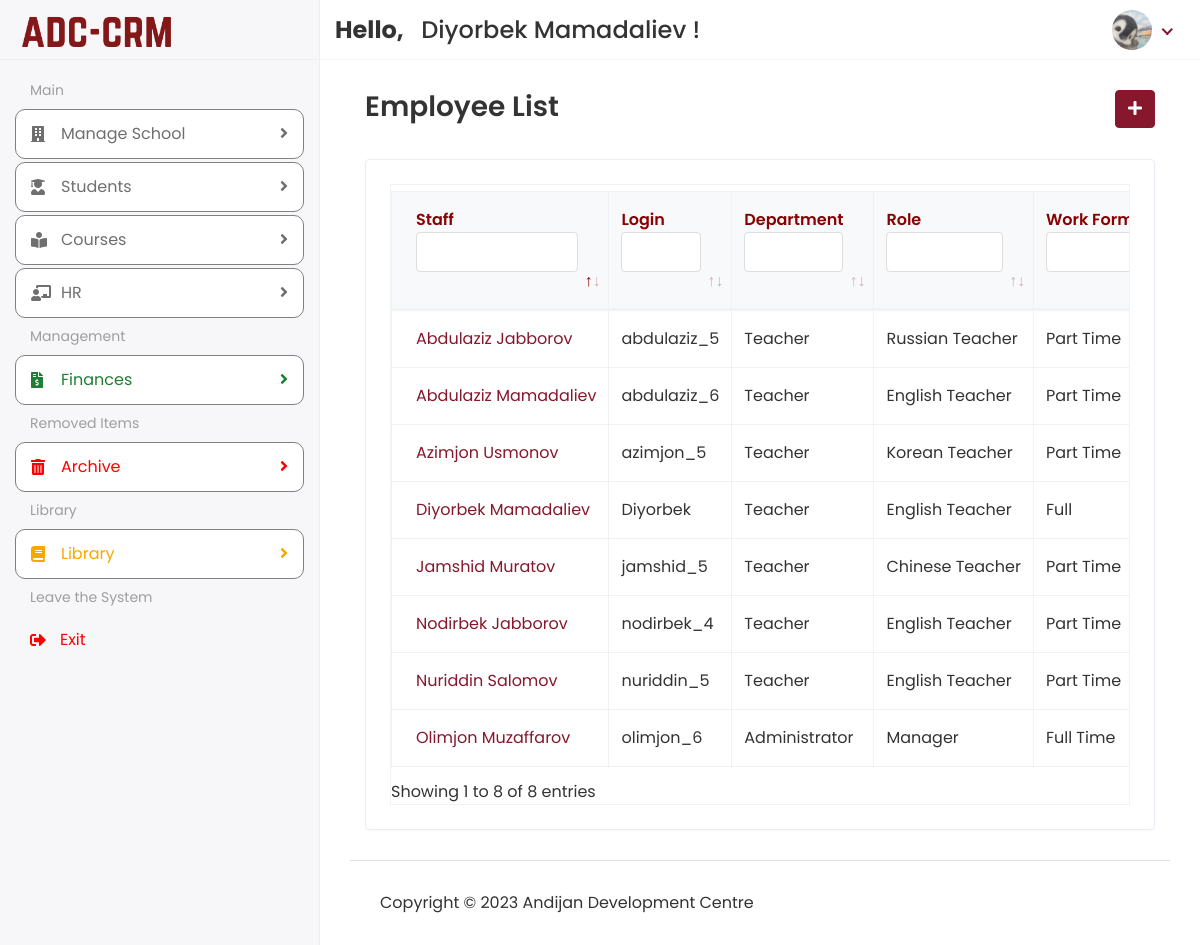
Page /Hod/Staff/View (signed in) on the committed database.
### app/models.py (models this page shows, shortened)
class customUser(AbstractUser):
    USER = (
        (1, 'HOD'),
        (3, 'STUDENT'),
    )
    user_type = models.CharField(choices=USER, max_length=50, default=1)
    profile_pic = models.ImageField(upload_to='media/profile_pic',blank=True, null=True)

class Staff(models.Model):
    admin = models.OneToOneField(customUser, on_delete=models.CASCADE)
    department = models.CharField(max_length=50)
    role = models.CharField(max_length=100)
    fines = models.CharField(max_length=30, blank=True, null=True)
    bonus = models.CharField(max_length=30, blank=True, null=True)
    tax = models.CharField(max_length=30, blank=True, null=True)
    salary_type = models.CharField(max_length=30)
    branch = models.ForeignKey('Branch', on_delete=models.SET_NULL, blank=True, null=True)
    work_format = models.CharField(max_length=30)
    salary_amount = models.CharField(max_length=30)
    birth_date = models.DateTimeField(blank=True, null=True)
    status = models.CharField(max_length=20, blank=True, null=True)
    address = models.TextField(max_length=150, blank=True, null=True)
    mobile = models.CharField(max_length=20, blank=True, null=True)
    mobiletwo = models.CharField(max_length=20, blank=True, null=True)
    created_date = models.DateTimeField(auto_now_add=True)
    updated_date = models.DateTimeField(auto_now_add=True)

### ADC_school_project/Hod_Views.py (the view)
# urls.py: path('Hod/Staff/View', Hod_Views.VIEW_STAFF, name="view_staff"),
@login_required(login_url='/')
def VIEW_STAFF(request):
    staff = Staff.objects.exclude(status='Archived')
    context = {
        'staff': staff,
    }
    return render(request, 'Hod/view_staff.html', context)

### templates/Hod/view_staff.html (shortened to what this page needs)
{% extends 'base.html' %}
{% block content %}
    <div class="content container-fluid">
               <div class="page-header">
                  <div class="row align-items-center">
                     <div class="col">
                        <h3 class="page-title">Employee List</h3>
                     </div>
                     <div class="col-auto text-right float-right ml-auto">
                        <a href="{% url 'add_staff' %}" class="btn btn-primary"><i class="fas fa-plus"></i></a>
                     </div>
                  </div>
               </div>
               <div class="row">
                  <div class="col-sm-12">
                     <div class="card card-table">
                        <div class="card-body">
                           <div class="table-responsive table-bordered table-hover">
                              <table class="data-table table">
                                    <thead class="thead-light">
                                        <tr>
                                            <th style="color: darkred">Staff</th>
                                            <th style="color: darkred">Login</th>
                                            <th style="color: darkred">Department</th>
                                            <th style="color: darkred">Role</th>
                                            <th style="color: darkred">Work Format</th>
                                        </tr>
                                    </thead>
                                    <tbody>
                                        {% for i in staff %}
                                        <tr>
                                            <td>
                                                    <a href="{% url 'edit_staff' i.id %}">{{ i.admin.first_name }}&nbsp;{{ i.admin.last_name }}</a>
                                            </td>
                                            <td>{{ i.admin.username }}</td>
                                            <td>{{ i.department }}</td>
                                            <td>{{ i.role }}</td>
                                            <td>{{ i.work_format }}</td>
                                        </tr>
                                        {% endfor %}
                                    </tbody>
                                </table>
                           </div>
                        </div>
                     </div>
                  </div>
               </div>
            </div>
{% endblock %}

### templates/includes/header.html (shortened to what this page needs)
{% load static %}
<div class="header">
            <div class="header-left">
               <a href="{% url 'hod_home' %}" class="logo">
               <img src="{% static 'assets/img/logo.png' %}" alt="Logo">
               </a>
            </div>
            <div class="top-nav-search mt-3">
                <h4>
                    <strong>
                        Hello,
                    </strong>&nbsp;<span>
                    {{ user.first_name }} {{ user.last_name }}
                </span>!</h4>
            </div>
            <ul class="nav user-menu">
               <li class="nav-item dropdown has-arrow">
                  <a href="#" class="dropdown-toggle nav-link" data-toggle="dropdown">
                      {% if user.profile_pic == "" %}
                          <span class="user-img"><img class="rounded-circle" src="{% static 'assets/img/noimg.png' %}" width="31" alt="Profile_Picture"></span>
                      {% else %}
                  <span class="user-img"><img class="rounded-circle" src="/{{ user.profile_pic }}" width="31" alt="Profile_Picture"></span>
                      {% endif %}
                  </a>
               </li>
            </ul>
         </div>

### static/assets/css/style.css (style rules this page uses)
html { height: 100%; }
body { background-color: #fff; color: #333; font-family: 'Poppins', sans-serif; font-size: 1rem; height: 100%; line-height: 1.5; overflow-x: hidden; }
h1, h2, h3, h4, h5, h6 { font-family: 'Poppins', sans-serif; margin-top: 0; }
a { color: #86172c; }
input, button, a { transition: all 0.4s ease; -moz-transition: all 0.4s ease; -o-transition: all 0.4s ease; -ms-transition: all 0.4s ease; -webkit-transition: all 0.4s ease; }
ul, ol { padding: 0px; list-style: none; }
.table { color: #333; max-width: 100%; margin-bottom: 0; width: 100%; }
.table.dataTable { border-collapse: collapse !important; border: 1px solid rgba(0, 0, 0, 0.05); }
.table thead tr th { font-weight: 600; }
.table tbody tr { border-bottom: 1px solid rgba(0, 0, 0, 0.05); }
.table-bordered { border: 1px solid rgba(0, 0, 0, 0.05) !important; }
.table-bordered th, .table-bordered td { border-color: rgba(0, 0, 0, 0.05); }
.card-table .card-body .table > thead > tr > th { border-top: 0; }
.card-table .card-body .table tr td:first-child, .card-table .card-body .table tr th:first-child { padding-left: 1.5rem; }
.card-table .table td, .card-table .table th { border-top: 1px solid #e2e5e8; padding: 1rem 0.75rem; white-space: nowrap; }
.table .thead-light th { color: #495057; background-color: #f8f9fa; border-color: #eff2f7; }
.table-responsive { display: block; width: 100%; overflow-x: auto; }
.btn-primary { background-color: #86172c; border: 1px solid #86172c; }
.card { border: 1px solid #ececf5; box-shadow: 0 1px 3px 0 rgba(0, 0, 0, 0.03); margin-bottom: 1.875rem; }
.card-body { padding: 1.5rem; }
.header { background-color: #fff; border-bottom: 1px solid #f3f3f4; left: 0; position: fixed; right: 0; top: 0; z-index: 1001; height: 60px; }
.header .header-left { float: left; height: 60px; padding: 0 20px; position: relative; width: 320px; z-index: 1; transition: all 0.2s ease-in-out; background-color: #f7f7fa; border-bottom: 1px solid #efefef; border-right: 1px solid #ececf5; display: flex; align-items: center; }
.header .header-left .logo { display: inline-block; line-height: 60px; }
.header .header-left .logo img { max-height: 40px; width: auto; }
.header .dropdown-toggle:after { display: none; }
.header .has-arrow .dropdown-toggle:after { border-top: 0; border-left: 0; border-bottom: 2px solid #86172c; border-right: 2px solid #86172c; content: ''; height: 8px; display: inline-block; pointer-events: none; -webkit-transform-origin: 66% 66%; -ms-transform-origin: 66% 66%; transform-origin: 66% 66%; -webkit-transform: rotate(45deg); -ms-transform: rotate(45deg); transform: rotate(45deg); -webkit-transition: all 0.15s ease-in-out; transition: all 0.15s ease-in-out; width: 8px; vertical-align: 0px; }
.user-menu { float: right; margin: 0; position: relative; z-index: 99; padding-right: 15px; }
.user-menu.nav > li > a { color: #a0a0a0; font-size: 14px; line-height: 58px; padding: 0 15px; height: 60px; }
.user-img { margin-right: 3px; position: relative; }
.top-nav-search { float: left; margin-left: 15px; }
.page-header { margin-bottom: 1.875rem; }
.page-title { font-size: 28px; font-weight: 600; color: #333; margin-bottom: 5px; }
th, td { white-space: nowrap; }

### templates/includes/header.html (style rules this page uses)
.user-img img { border-radius: 50%; width: 40px; height: 40px; object-fit: cover; }

### rows in the picture
customUser: first_name "Diyorbek", last_name "Mamadaliev", profile_pic (picture)
Staff: admin.first_name "Diyorbek", admin.last_name "Mamadaliev", admin.username "Diyorbek", department "Teacher", role "English Teacher", work_format "Full"
Staff: admin.first_name "Nodirbek", admin.last_name "Jabborov", admin.username "nodirbek_4", department "Teacher", role "English Teacher", work_format "Part Time"
Staff: admin.first_name "Azimjon", admin.last_name "Usmonov", admin.username "azimjon_5", department "Teacher", role "Korean Teacher", work_format "Part Time"
Staff: admin.first_name "Jamshid", admin.last_name "Muratov", admin.username "jamshid_5", department "Teacher", role "Chinese Teacher", work_format "Part Time"
Staff: admin.first_name "Abdulaziz", admin.last_name "Jabborov", admin.username "abdulaziz_5", department "Teacher", role "Russian Teacher", work_format "Part Time"
Staff: admin.first_name "Nuriddin", admin.last_name "Salomov", admin.username "nuriddin_5", department "Teacher", role "English Teacher", work_format "Part Time"
Staff: admin.first_name "Abdulaziz", admin.last_name "Mamadaliev", admin.username "abdulaziz_6", department "Teacher", role "English Teacher", work_format "Part Time"
Staff: admin.first_name "Olimjon", admin.last_name "Muzaffarov", admin.username "olimjon_6", department "Administrator", role "Manager", work_format "Full Time"
